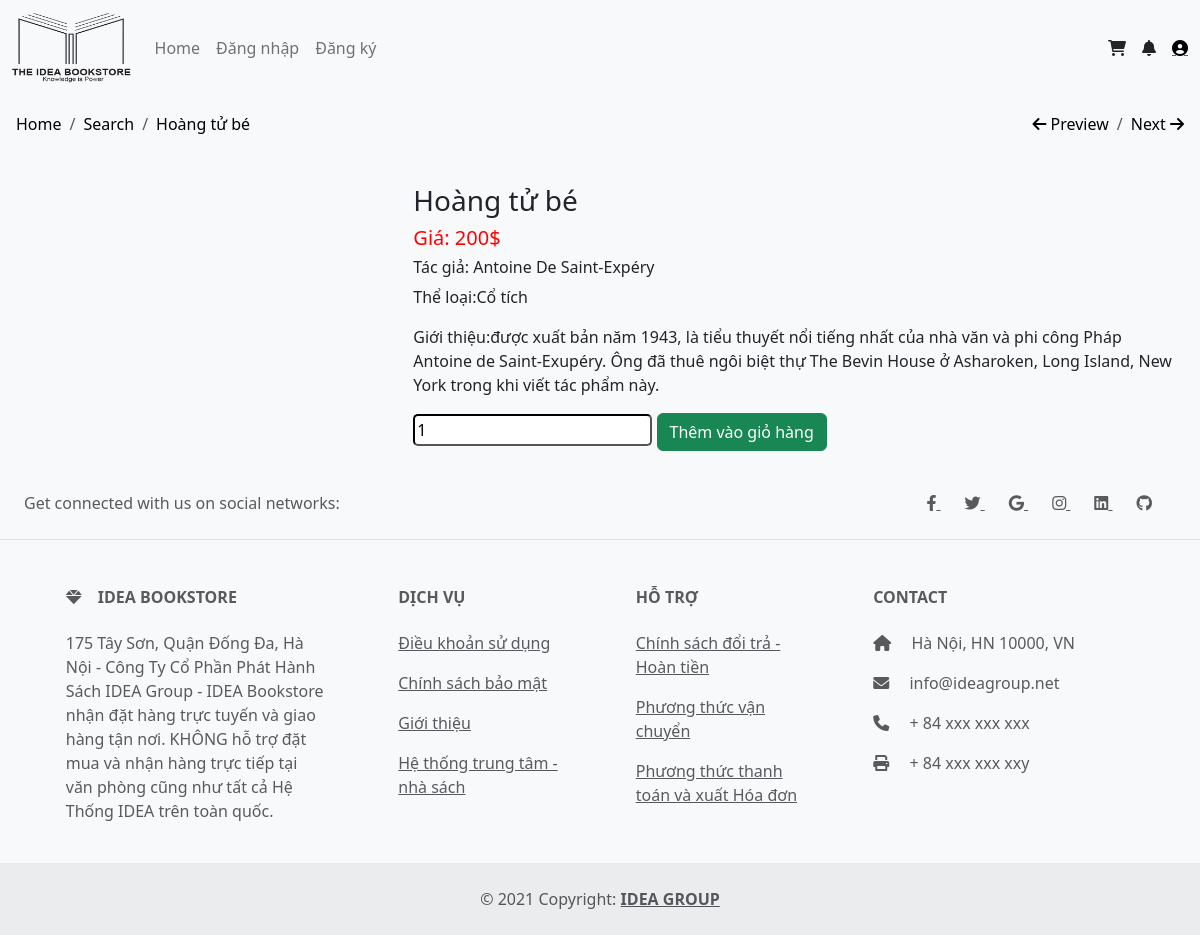
The app's page /book.php?book_id=1 with its own data.
### tables this page shows
CREATE TABLE `tb_book` (
  `book_id` int(11) NOT NULL,
  `book_name` varchar(255) DEFAULT NULL,
  `book_price` float DEFAULT NULL,
  `book_quantity` int(11) NOT NULL,
  `book_category` varchar(10000) DEFAULT NULL,
  `book_author` varchar(255) DEFAULT NULL,
  `book_intro` varchar(255) NOT NULL,
  `img_id` varchar(255) NOT NULL
);

### book.php (the view, shortened to what this page needs)
<?php
if(isset($_GET['book_id']))
$book_id=$_GET['book_id'];
?>
<!doctype html>
<html lang="en">
<head>
    <link href="https://cdn.jsdelivr.net/npm/bootstrap@5.1.3/dist/css/bootstrap.min.css" rel="stylesheet"
>
    <link rel="stylesheet" href="plugins/bootstrap/css/bootstrap.min.css">
    <link rel="stylesheet" href="https://cdnjs.cloudflare.com/ajax/libs/font-awesome/6.0.0-beta2/css/all.min.css">
    <link rel="stylesheet" href="css/style.css">
</head>
<body>
    <header>
        <nav class="navbar navbar-expand-lg navbar-light bg-light">
            <div class="container-fluid">
                <div class="collapse navbar-collapse" id="navbarSupportedContent">
                    <a class="navbar-brand mt-2 mt-lg-0" href="#">
                        <img src="./img/Logo.png" height="70" alt="Logo" loading="lazy">
                    </a>
                    <ul class="navbar-nav me-auto mb-2 mb-lg-0">
                        <li class="nav-item">
                            <a class="nav-link" href="#">Home</a>
                        </li>
                        <li class="nav-item">
                            <a class="nav-link" href="login.php">Đăng nhập</a>
                        </li>
                        <li class="nav-item">
                            <a class="nav-link" href="register.php">Đăng ký</a>
                        </li>
                    </ul>
                </div>
                <div class="d-flex align-items-center">
                    <a class="text-reset me-3" href="cart.php">
                        <i class="fas fa-shopping-cart"></i>
                    </a>
                    <a class="text-reset me-3 hidden-arrow" href="#" id="navbarDropdownMenuLink"
                        role="button" data-mdb-toggle="dropdown" aria-expanded="false">
                        <i class="fas fa-bell"></i>
                    </a>
                    <a class="d-flex align-items-center hidden-arrow" href="infor.php"
                        id="navbarDropdownMenuLink" role="button" data-mdb-toggle="dropdown" aria-expanded="true">
                        <i class="fas fa-user-circle" height="25" loading="lazy" style="color: black;"></i>
                    </a>
                </div>
            </div>
        </nav>
    </header>
    <div>
        <?php
    include 'conf.php';
        $sql="select * from tb_book,tb_img where tb_book.img_id=tb_img.img_id and book_id='$book_id '";
        $result=mysqli_query($conn,$sql);
        $row=mysqli_fetch_array($result);
    ?>
        <div class="container-expand-lg">
            <div class="d-flex align-items-start bg-light p-3">
                <div class="col-md-6">
                    <nav aria-label="breadcrumb">
                        <ol class="breadcrumb">
                            <li class="breadcrumb-item"><a href="home.php"
                                    style="color: black; text-decoration: none;">Home</a></li>
                            <li class="breadcrumb-item"><a href=""
                                    style="color: black; text-decoration: none;">Search</a></li>
                            <li class="breadcrumb-item active" style="color: black; text-decoration: none;"
                                aria-current="page"><?php echo $row['book_name'] ?></li>
                        </ol>
                    </nav>
                </div>
                <div class="col-md-6">
                    <nav aria-label="breadcrumb" style="float: right;">
                        <ol class="breadcrumb">
                            <li class="breadcrumb-item"><a href="" style="color: black; text-decoration: none;"><i
                                        class="fas fa-arrow-left" style="color: black;"></i> Preview </a></li>
                            <li class="breadcrumb-item"><a href="" style="color: black; text-decoration: none;"> Next <i
                                        class="fas fa-arrow-right" style="color: black;"></i></a></li>
                        </ol>
                    </nav>
                </div>
            </div>
        </div>
    </div>
    <div>
        <div class="container-expand-lg">
            <div class="d-flex align-items-start bg-light p-3">
                <div class="row">
                    <div class="col-xl-4 text-center">
                    </div>
                    <div class="col-xl-8">
                        <h3><?php echo $row['book_name'] ?></h3>
                        <h5 class="cost" style="color:red;">Giá: <?php echo $row['book_price'] ?>$</h5>
                        <h6 class="author">Tác giả: <?php echo $row['book_author'] ?></h6>
                        <p class="category">Thể loại:<?php echo $row['book_category'] ?></p>
                        <p class="intro">Giới thiệu:<?php echo $row['book_intro'] ?></p>
                        <div>
                            <input type="number" style="border-color: black; border-radius: 5px; height: 32px;"
                                class="product-quantity" name="quantity" id="quantity" value="1"
                                max="<?php echo $row['book_quantity']; ?>"
                                oninput="validity.valid||(value='<?php echo $row['book_quantity']; ?>');" size="2">
                            <button id="bt" class="btn btn-success">Thêm vào giỏ hàng</button>
                        </div>
                    </div>
                </div>
            </div>
            <footer class="text-center text-lg-start bg-light text-muted">
                <section class="d-flex justify-content-center justify-content-lg-between p-4 border-bottom">
                    <div class="me-5 d-none d-lg-block">
                        <span>Get connected with us on social networks:</span>
                    </div>
                    <div>
                        <a href="" class="me-4 text-reset">
                            <i class="fab fa-facebook-f"></i>
                        </a>
                        <a href="" class="me-4 text-reset">
                            <i class="fab fa-twitter"></i>
                        </a>
                        <a href="" class="me-4 text-reset">
                            <i class="fab fa-google"></i>
                        </a>
                        <a href="" class="me-4 text-reset">
                            <i class="fab fa-instagram"></i>
                        </a>
                        <a href="" class="me-4 text-reset">
                            <i class="fab fa-linkedin"></i>
                        </a>
                        <a href="" class="me-4 text-reset">
                            <i class="fab fa-github"></i>
                        </a>
                    </div>
                </section>
                <section class="">
                    <div class="container text-center text-md-start mt-5">
                        <div class="row mt-3">
                            <div class="col-md-3 col-lg-4 col-xl-3 mx-auto mb-4">
                                <h6 class="text-uppercase fw-bold mb-4">
                                    <i class="fas fa-gem me-3"></i>IDEA Bookstore
                                </h6>
                                <p>
                                    175 Tây Sơn, Quận Đống Đa, Hà Nội -
                                    Công Ty Cổ Phần Phát Hành Sách IDEA Group -
                                    IDEA Bookstore nhận đặt hàng trực tuyến và giao hàng tận nơi. KHÔNG hỗ trợ đặt
                                    mua
                                    và nhận
                                    hàng trực tiếp tại văn phòng cũng như tất cả Hệ Thống IDEA trên toàn quốc.
                                </p>
                            </div>
                            <div class="col-md-2 col-lg-2 col-xl-2 mx-auto mb-4">
                                <h6 class="text-uppercase fw-bold mb-4">
                                    Dịch vụ
                                </h6>
                                <p>
                                    <a href="#!" class="text-reset">Điều khoản sử dụng</a>
                                </p>
                                <p>
                                    <a href="#!" class="text-reset">Chính sách bảo mật</a>
                                </p>
                                <p>
                                    <a href="#!" class="text-reset">Giới thiệu</a>
                                </p>
                                <p>
                                    <a href="#!" class="text-reset">Hệ thống trung tâm - nhà sách</a>
                                </p>
                            </div>
                            <div class="col-md-3 col-lg-2 col-xl-2 mx-auto mb-4">
                                <h6 class="text-uppercase fw-bold mb-4">
                                    Hỗ trợ
                                </h6>
                                <p>
                                    <a href="#!" class="text-reset">Chính sách đổi trả - Hoàn tiền</a>
                                </p>
                                <p>
                                    <a href="#!" class="text-reset">Phương thức vận chuyển</a>
                                </p>
                                <p>
                                    <a href="#!" class="text-reset">Phương thức thanh toán và xuất Hóa đơn</a>
                                </p>
                            </div>
                            <div class="col-md-4 col-lg-3 col-xl-3 mx-auto mb-md-0 mb-4">
                                <h6 class="text-uppercase fw-bold mb-4">
                                    Contact
                                </h6>
                                <p><i class="fas fa-home me-3"></i> Hà Nội, HN 10000, VN</p>
                                <p>
                                    <i class="fas fa-envelope me-3"></i>
                                    info@ideagroup.net
                                </p>
                                <p><i class="fas fa-phone me-3"></i> + 84 xxx xxx xxx</p>
                                <p><i class="fas fa-print me-3"></i> + 84 xxx xxx xxy</p>
                            </div>
                        </div>
                    </div>
                </section>
                <div class="text-center p-4" style="background-color: rgba(0, 0, 0, 0.05);">
                    © 2021 Copyright:
                    <a class="text-reset fw-bold" href="">IDEA GROUP</a>
                </div>
            </footer>
</body>
</html>

### css/style.css (style rules this page uses)
ul { list-style: none !important; }

### records on screen
tb_book: book_name "Hoàng tử bé", book_price "200", book_author "Antoine De Saint-Expéry", book_category "Cổ tích", book_intro "được xuất bản năm 1943, là tiểu thuyết nổi tiếng nhất của nhà văn và phi công Pháp Antoine de Saint-Exupéry. Ông đã thuê ngôi biệt thự The Bevin House ở Asharoken, Long Island, New York trong khi viết tác phẩm này."
